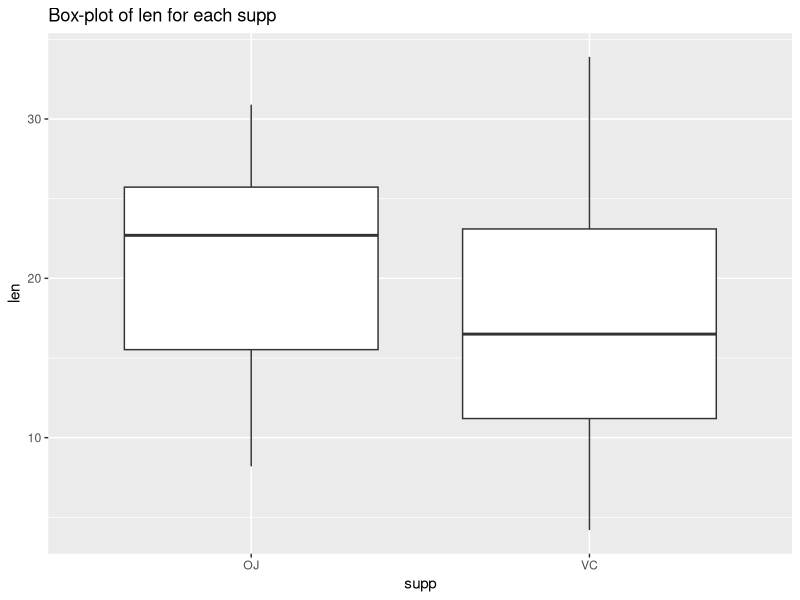
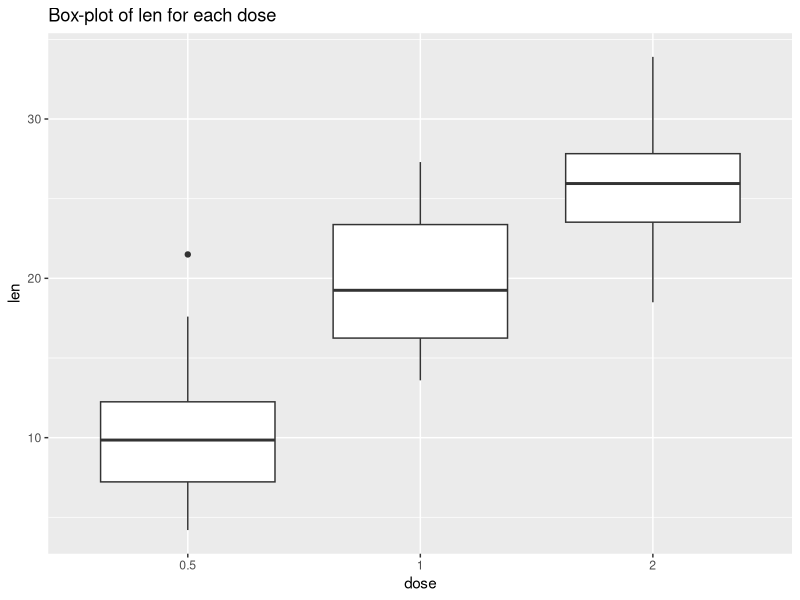

The R source for these figures, in order: (Note: this script raises an error after producing the figures.)
## ---- chunk 1
# Extracting Tooth Growth data and ggplot2 library
library(datasets)
library(ggplot2)
data(ToothGrowth)
## ---- chunk 2
# Look at how len varies for each supp
qplot(supp, len, data = ToothGrowth, geom = "boxplot") + 
    labs(title = "Box-plot of len for each supp")


# Look at how len varies for each dose
ToothGrowth$dose = factor(ToothGrowth$dose)
qplot(dose, len, data = ToothGrowth, geom = "boxplot") + 
    labs(title = "Box-plot of len for each dose")
## ---- chunk 3
t.test(len ~ supp, paired = FALSE, var.equal = FALSE, 
       data = ToothGrowth, alternative = "greater")
## ---- chunk 4
t.test(len ~ dose, paired = FALSE, var.equal = FALSE, 
       data = ToothGrowth[ToothGrowth$dose!=2,], alternative = "less")
## ---- chunk 5
t.test(len ~ dose, paired = FALSE, var.equal = FALSE, 
       data = ToothGrowth[ToothGrowth$dose!=0.5,], alternative = "less")
